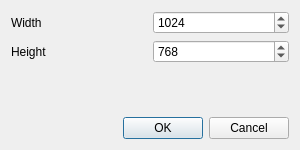
<?xml version="1.0" encoding="UTF-8"?>
<ui version="4.0">
 <class>DimensionsDialog</class>
 <widget class="QDialog" name="DimensionsDialog">
  <property name="geometry">
   <rect>
    <x>0</x>
    <y>0</y>
    <width>300</width>
    <height>150</height>
   </rect>
  </property>
  <property name="minimumSize">
   <size>
    <width>200</width>
    <height>120</height>
   </size>
  </property>
  <property name="maximumSize">
   <size>
    <width>300</width>
    <height>150</height>
   </size>
  </property>
  <property name="windowTitle">
   <string>Specify Dimensions</string>
  </property>
  <layout class="QVBoxLayout" name="verticalLayout">
   <item>
    <layout class="QGridLayout" name="gridLayout">
     <item row="0" column="0">
      <widget class="QLabel" name="labelWidth">
       <property name="text">
        <string>Width</string>
       </property>
      </widget>
     </item>
     <item row="0" column="1">
      <widget class="QSpinBox" name="spinWidth">
       <property name="minimum">
        <number>64</number>
       </property>
       <property name="maximum">
        <number>8192</number>
       </property>
       <property name="singleStep">
        <number>64</number>
       </property>
       <property name="value">
        <number>1024</number>
       </property>
      </widget>
     </item>
     <item row="1" column="1">
      <widget class="QSpinBox" name="spinHeight">
       <property name="minimum">
        <number>64</number>
       </property>
       <property name="maximum">
        <number>8192</number>
       </property>
       <property name="singleStep">
        <number>64</number>
       </property>
       <property name="value">
        <number>768</number>
       </property>
      </widget>
     </item>
     <item row="1" column="0">
      <widget class="QLabel" name="labelHeight">
       <property name="text">
        <string>Height</string>
       </property>
      </widget>
     </item>
     <item row="2" column="0">
      <spacer name="verticalSpacer">
       <property name="orientation">
        <enum>Qt::Vertical</enum>
       </property>
       <property name="sizeHint" stdset="0">
        <size>
         <width>20</width>
         <height>40</height>
        </size>
       </property>
      </spacer>
     </item>
    </layout>
   </item>
   <item>
    <widget class="QDialogButtonBox" name="buttonBox">
     <property name="orientation">
      <enum>Qt::Horizontal</enum>
     </property>
     <property name="standardButtons">
      <set>QDialogButtonBox::Cancel|QDialogButtonBox::Ok</set>
     </property>
    </widget>
   </item>
  </layout>
 </widget>
 <resources/>
 <connections>
  <connection>
   <sender>buttonBox</sender>
   <signal>accepted()</signal>
   <receiver>DimensionsDialog</receiver>
   <slot>accept()</slot>
   <hints>
    <hint type="sourcelabel">
     <x>248</x>
     <y>254</y>
    </hint>
    <hint type="destinationlabel">
     <x>157</x>
     <y>274</y>
    </hint>
   </hints>
  </connection>
  <connection>
   <sender>buttonBox</sender>
   <signal>rejected()</signal>
   <receiver>DimensionsDialog</receiver>
   <slot>reject()</slot>
   <hints>
    <hint type="sourcelabel">
     <x>316</x>
     <y>260</y>
    </hint>
    <hint type="destinationlabel">
     <x>286</x>
     <y>274</y>
    </hint>
   </hints>
  </connection>
 </connections>
</ui>
